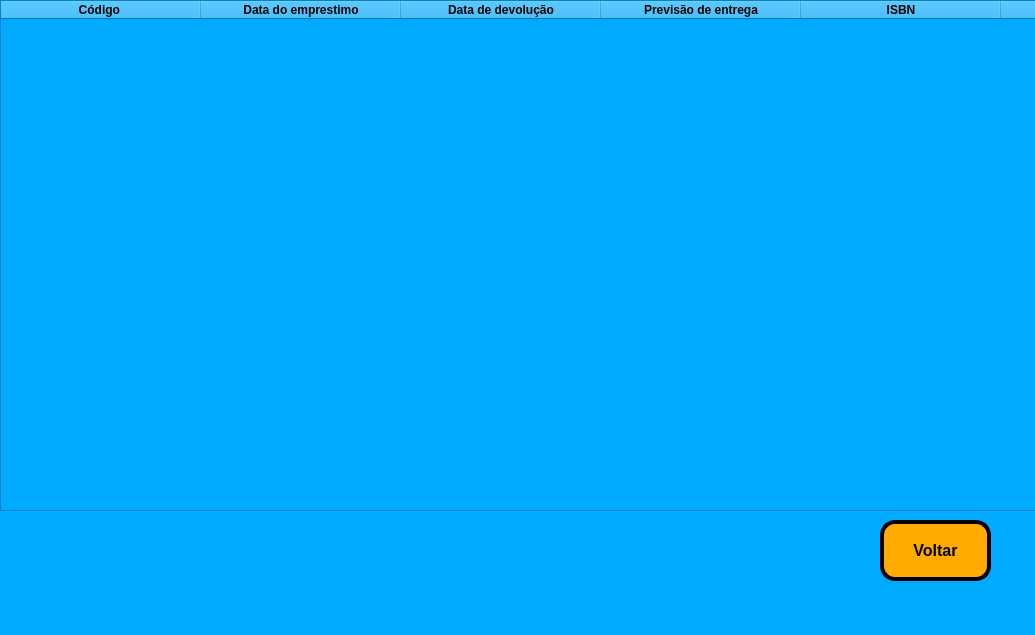
<?xml version="1.0" encoding="UTF-8"?>
<ui version="4.0">
 <class>MainWindow</class>
 <widget class="QMainWindow" name="MainWindow">
  <property name="geometry">
   <rect>
    <x>0</x>
    <y>0</y>
    <width>1035</width>
    <height>635</height>
   </rect>
  </property>
  <property name="windowTitle">
   <string>Listar Emprestimo</string>
  </property>
  <property name="styleSheet">
   <string notr="true">background-color: rgb(0, 170, 255);</string>
  </property>
  <widget class="QWidget" name="centralwidget">
   <widget class="QTableWidget" name="tableWidget">
    <property name="geometry">
     <rect>
      <x>0</x>
      <y>0</y>
      <width>1461</width>
      <height>511</height>
     </rect>
    </property>
    <property name="font">
     <font>
      <pointsize>12</pointsize>
      <weight>75</weight>
      <bold>true</bold>
     </font>
    </property>
    <property name="styleSheet">
     <string notr="true">tableWidget.setColumnWidth(0, 1555)</string>
    </property>
    <attribute name="horizontalHeaderVisible">
     <bool>true</bool>
    </attribute>
    <attribute name="horizontalHeaderDefaultSectionSize">
     <number>200</number>
    </attribute>
    <attribute name="horizontalHeaderHighlightSections">
     <bool>true</bool>
    </attribute>
    <attribute name="verticalHeaderVisible">
     <bool>false</bool>
    </attribute>
    <attribute name="verticalHeaderHighlightSections">
     <bool>false</bool>
    </attribute>
    <column>
     <property name="text">
      <string>Código </string>
     </property>
     <property name="font">
      <font>
       <weight>75</weight>
       <bold>true</bold>
      </font>
     </property>
    </column>
    <column>
     <property name="text">
      <string>Data do emprestimo</string>
     </property>
     <property name="font">
      <font>
       <weight>75</weight>
       <bold>true</bold>
      </font>
     </property>
    </column>
    <column>
     <property name="text">
      <string>Data de devolução</string>
     </property>
     <property name="font">
      <font>
       <weight>75</weight>
       <bold>true</bold>
      </font>
     </property>
    </column>
    <column>
     <property name="text">
      <string>Previsão de entrega</string>
     </property>
     <property name="font">
      <font>
       <weight>75</weight>
       <bold>true</bold>
      </font>
     </property>
    </column>
    <column>
     <property name="text">
      <string>ISBN</string>
     </property>
     <property name="font">
      <font>
       <weight>75</weight>
       <bold>true</bold>
      </font>
     </property>
    </column>
    <column>
     <property name="text">
      <string>Código do funcionário</string>
     </property>
     <property name="font">
      <font>
       <weight>75</weight>
       <bold>true</bold>
      </font>
     </property>
    </column>
    <column>
     <property name="text">
      <string>Matricula</string>
     </property>
     <property name="font">
      <font>
       <weight>75</weight>
       <bold>true</bold>
      </font>
     </property>
    </column>
   </widget>
   <widget class="QPushButton" name="pushButton">
    <property name="geometry">
     <rect>
      <x>880</x>
      <y>520</y>
      <width>111</width>
      <height>61</height>
     </rect>
    </property>
    <property name="font">
     <font>
      <pointsize>12</pointsize>
      <weight>75</weight>
      <bold>true</bold>
     </font>
    </property>
    <property name="styleSheet">
     <string notr="true">background-color: rgb(255, 170, 0);
border-radius: 15px;
border-style: outset;
border-width: 4px;
border-color: black;</string>
    </property>
    <property name="text">
     <string>Voltar</string>
    </property>
    <property name="icon">
     <iconset>
      <normaloff>../../../../.designer/backup/voltar.png</normaloff>../../../../.designer/backup/voltar.png</iconset>
    </property>
   </widget>
  </widget>
  <widget class="QMenuBar" name="menubar">
   <property name="geometry">
    <rect>
     <x>0</x>
     <y>0</y>
     <width>1035</width>
     <height>26</height>
    </rect>
   </property>
  </widget>
  <widget class="QStatusBar" name="statusbar"/>
 </widget>
 <resources/>
 <connections/>
</ui>
